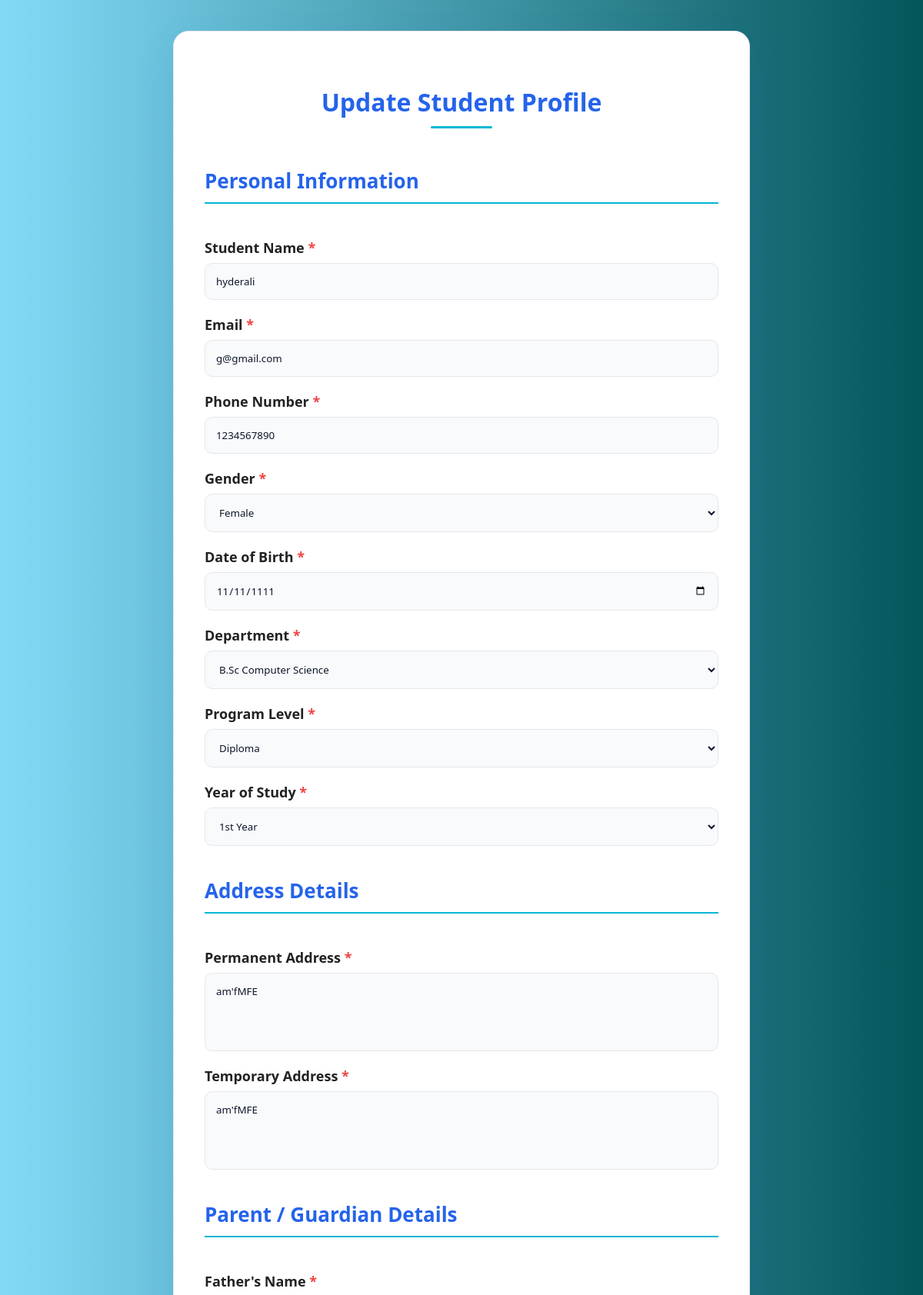
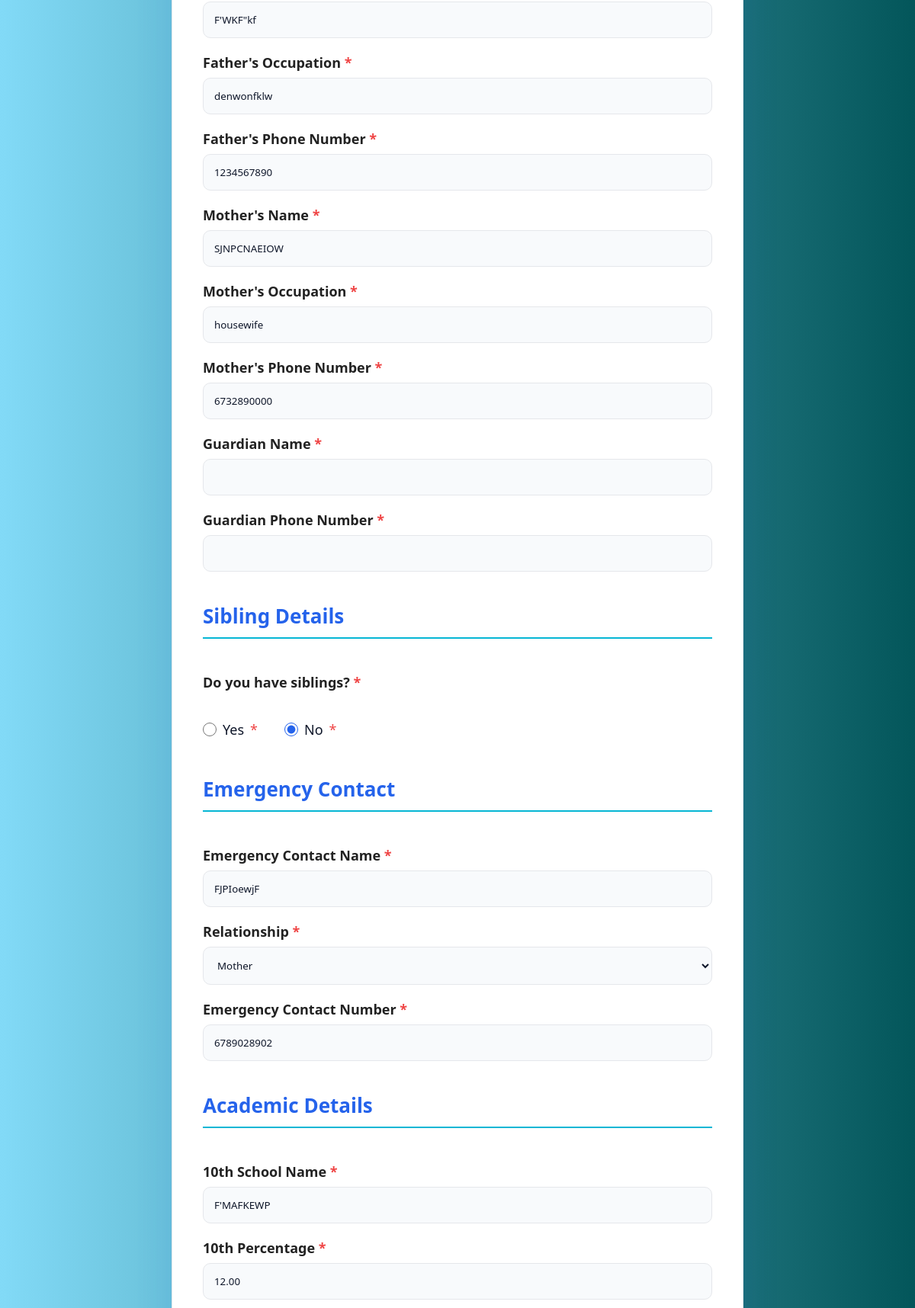
The page /update_student.php (signed in, upper part) on the database its author committed (2 pictures, top to bottom).
### tables this page shows
CREATE TABLE `students` (
  `student_id` int(11) NOT NULL,
  `student_name` varchar(100) NOT NULL,
  `register_number` varchar(30) NOT NULL,
  `email` varchar(100) NOT NULL,
  `phone` varchar(15) NOT NULL,
  `gender_id` int(11) NOT NULL,
  `date_of_birth` date NOT NULL,
  `department_id` int(11) NOT NULL,
  `year_id` int(11) NOT NULL,
  `class_id` int(11) DEFAULT NULL,
  `created_at` timestamp NOT NULL DEFAULT current_timestamp(),
  `program_level_id` int(11) NOT NULL
);

CREATE TABLE `genders` (
  `gender_id` int(11) NOT NULL,
  `gender_name` varchar(20) NOT NULL
);

CREATE TABLE `departments` (
  `department_id` int(11) NOT NULL,
  `department_name` varchar(100) NOT NULL,
  `program_level` enum('UG','PG','Diploma','PhD') NOT NULL DEFAULT 'UG'
);

CREATE TABLE `program_levels` (
  `program_level_id` int(11) NOT NULL,
  `program_level_name` varchar(50) NOT NULL
);

CREATE TABLE `years` (
  `year_id` int(11) NOT NULL,
  `year_name` varchar(30) NOT NULL
);

CREATE TABLE `student_addresses` (
  `address_id` int(11) NOT NULL,
  `student_id` int(11) NOT NULL,
  `permanent_address` text NOT NULL,
  `temporary_address` text DEFAULT NULL
);

CREATE TABLE `family_details` (
  `family_id` int(11) NOT NULL,
  `student_id` int(11) NOT NULL,
  `relationship_type_id` int(11) NOT NULL,
  `name` varchar(100) NOT NULL,
  `occupation` varchar(100) DEFAULT NULL,
  `phone` varchar(15) NOT NULL
);

CREATE TABLE `emergency_contacts` (
  `emergency_id` int(11) NOT NULL,
  `student_id` int(11) NOT NULL,
  `emergency_name` varchar(100) NOT NULL,
  `relationship_type_id` int(11) NOT NULL,
  `emergency_phone` varchar(15) NOT NULL
);

CREATE TABLE `relationship_types` (
  `relationship_type_id` int(11) NOT NULL,
  `relationship_name` varchar(50) NOT NULL
);

CREATE TABLE `academic_details` (
  `academic_id` int(11) NOT NULL,
  `student_id` int(11) NOT NULL,
  `qualification_id` int(11) NOT NULL,
  `school_name` varchar(150) NOT NULL,
  `percentage` decimal(5,2) NOT NULL,
  `board_id` int(11) NOT NULL
);

### update_student.php (the view, shortened to what this page needs)
<?php
require "database.php";
$student_id = $_SESSION["student_id"];
$stmt = mysqli_prepare(
    $conn,
    "SELECT *
     FROM students
     WHERE student_id=?"
);
mysqli_stmt_bind_param($stmt,"i",$student_id);
mysqli_stmt_execute($stmt);
$result = mysqli_stmt_get_result($stmt);
$student = mysqli_fetch_assoc($result);
$stmt = mysqli_prepare(
    $conn,
    "SELECT *
     FROM student_addresses
     WHERE student_id=?"
);
mysqli_stmt_bind_param($stmt,"i",$student_id);
mysqli_stmt_execute($stmt);
$result = mysqli_stmt_get_result($stmt);
$address = mysqli_fetch_assoc($result);
$family = [];
$stmt = mysqli_prepare(
    $conn,
    "SELECT *
     FROM family_details
     WHERE student_id=?"
);
mysqli_stmt_bind_param($stmt,"i",$student_id);
mysqli_stmt_execute($stmt);
$result = mysqli_stmt_get_result($stmt);
while($row = mysqli_fetch_assoc($result)){
    $family[$row["relationship_type_id"]] = $row;
}
$stmt = mysqli_prepare(
    $conn,
    "SELECT *
     FROM emergency_contacts
     WHERE student_id=?"
);
mysqli_stmt_bind_param($stmt,"i",$student_id);
mysqli_stmt_execute($stmt);
$result = mysqli_stmt_get_result($stmt);
$emergency = mysqli_fetch_assoc($result);
$academic = [];
$stmt = mysqli_prepare(
    $conn,
    "SELECT *
     FROM academic_details
     WHERE student_id=?"
);
mysqli_stmt_bind_param($stmt,"i",$student_id);
mysqli_stmt_execute($stmt);
$result = mysqli_stmt_get_result($stmt);
while($row = mysqli_fetch_assoc($result)){
    $academic[$row["qualification_id"]] = $row;
}
$siblings = [];
?>
<!DOCTYPE html>
<html lang="en">
<head>
<link rel="stylesheet" href="style.css">
<link rel="stylesheet"
href="https://cdnjs.cloudflare.com/ajax/libs/font-awesome/6.7.2/css/all.min.css">
</head>
<body>
<div class="container">
<h1>Update Student Profile</h1>
<form method="POST" enctype="multipart/form-data">
<h2 class="form-section">
Personal Information
</h2>
<label>Student Name</label>
<input
type="text"
name="student_name"
value="<?php echo htmlspecialchars($student["student_name"]); ?>"
required>
<label>Email</label>
<input
type="email"
name="email"
value="<?php echo htmlspecialchars($student["email"]); ?>"
required>
<label>Phone Number</label>
<input
type="text"
name="phone"
value="<?php echo htmlspecialchars($student["phone"]); ?>"
required>
<label>Gender</label>
<select
name="gender"
required>
<?php
$result = mysqli_query(
$conn,
"SELECT * FROM genders"
);
while($row=mysqli_fetch_assoc($result)){
?>
<option
value="<?php echo $row["gender_id"]; ?>"
<?php
if($student["gender_id"]==$row["gender_id"])
echo "selected";
?>
>
<?php echo $row["gender_name"]; ?>
</option>
<?php
}
?>
</select>
<label>Date of Birth</label>
<input
type="date"
name="date_of_birth"
value="<?php echo $student["date_of_birth"]; ?>"
required>
<label>Department</label>
<select
name="department"
required>
<?php
$result = mysqli_query(
$conn,
"SELECT * FROM departments"
);
while($row=mysqli_fetch_assoc($result)){
?>
<option
value="<?php echo $row["department_id"]; ?>"
<?php
if($student["department_id"]==$row["department_id"])
echo "selected";
?>
>
<?php echo $row["department_name"]; ?>
</option>
<?php
}
?>
</select>
<label>Program Level</label>
<select
name="program_level"
required>
<?php
$result = mysqli_query(
    $conn,
    "SELECT * FROM program_levels"
);
while($row = mysqli_fetch_assoc($result)){
?>
<option
value="<?php echo $row["program_level_id"]; ?>"
<?php
if($student["program_level_id"] == $row["program_level_id"])
echo "selected";
?>
>
<?php echo htmlspecialchars($row["program_level_name"]); ?>
</option>
<?php
}
?>
</select>
<label>Year of Study</label>
<select
name="year_of_study"
required>
<?php
$result = mysqli_query(
$conn,
"SELECT * FROM years"
);
while($row=mysqli_fetch_assoc($result)){
?>
<option
value="<?php echo $row["year_id"]; ?>"
<?php
if($student["year_id"]==$row["year_id"])
echo "selected";
?>
>
<?php echo $row["year_name"]; ?>
</option>
<?php
}
?>
</select>
<h2 class="form-section">
Address Details
</h2>
<label>Permanent Address</label>
<textarea
name="address"
rows="4"
required><?php echo htmlspecialchars($address["permanent_address"]); ?></textarea>
<label>Temporary Address</label>
<textarea
name="temporary_address"
rows="4"><?php echo htmlspecialchars($address["temporary_address"]); ?></textarea>
<h2 class="form-section">
Parent / Guardian Details
</h2>
<label>Father's Name</label>
<input
type="text"
name="father_name"
value="<?php echo htmlspecialchars($family[1]["name"] ?? ""); ?>"
required>
<label>Father's Occupation</label>
<input
type="text"
name="father_occupation"
value="<?php echo htmlspecialchars($family[1]["occupation"] ?? ""); ?>"
required>
<label>Father's Phone Number</label>
<input
type="text"
name="father_phone"
value="<?php echo htmlspecialchars($family[1]["phone"] ?? ""); ?>"
required>
<label>Mother's Name</label>
<input
type="text"
name="mother_name"
value="<?php echo htmlspecialchars($family[2]["name"] ?? ""); ?>"
required>
<label>Mother's Occupation</label>
<input
type="text"
name="mother_occupation"
value="<?php echo htmlspecialchars($family[2]["occupation"] ?? ""); ?>"
required>
<label>Mother's Phone Number</label>
<input
type="text"
name="mother_phone"
value="<?php echo htmlspecialchars($family[2]["phone"] ?? ""); ?>"
required>
<label>Guardian Name</label>
<input
type="text"
name="guardian_name"
value="<?php echo htmlspecialchars($family[3]["name"] ?? ""); ?>">
<label>Guardian Phone Number</label>
<input
type="text"
name="guardian_phone"
value="<?php echo htmlspecialchars($family[3]["phone"] ?? ""); ?>">
<h2 class="form-section">
Sibling Details
</h2>
<label>Do you have siblings?</label>
<div class="gender">
<label>
<input
type="radio"
name="has_siblings"
id="siblings_yes"
value="Yes"
<?php if(count($siblings)>0) echo "checked"; ?>
onclick="toggleSiblingSection()">
Yes
</label>
<label>
<input
type="radio"
name="has_siblings"
id="siblings_no"
value="No"
<?php if(count($siblings)==0) echo "checked"; ?>
onclick="toggleSiblingSection()">
No
</label>
</div>
<h2 class="form-section">
Emergency Contact
</h2>
<label>Emergency Contact Name</label>
<input
type="text"
name="emergency_name"
value="<?php echo htmlspecialchars($emergency["emergency_name"] ?? ""); ?>"
required>
<label>Relationship</label>
<select name="relationship" required>
<?php
$result = mysqli_query($conn,"SELECT * FROM relationship_types");
while($row = mysqli_fetch_assoc($result)){
?>
<option
value="<?php echo $row["relationship_type_id"]; ?>"
<?php
if(($emergency["relationship_type_id"] ?? "") == $row["relationship_type_id"])
echo "selected";
?>
>
<?php echo htmlspecialchars($row["relationship_name"]); ?>
</option>
<?php
}
?>
</select>
<label>Emergency Contact Number</label>
<input
type="text"
name="emergency_phone"
value="<?php echo htmlspecialchars($emergency["emergency_phone"] ?? ""); ?>"
required>
<h2 class="form-section">
Academic Details
</h2>
<label>10th School Name</label>
<input
type="text"
name="tenth_school"
value="<?php echo htmlspecialchars($academic[1]["school_name"] ?? ""); ?>"
required>
<label>10th Percentage</label>
<input
type="number"
step="0.01"
name="tenth_marks"
value="<?php echo htmlspecialchars($academic[1]["percentage"] ?? ""); ?>"
required>
</form>
</div>
</body>
</html>

### style.css (style rules this page uses)
* { margin:0; padding:0; box-sizing:border-box; font-family:'Segoe UI', Tahoma, Geneva, Verdana, sans-serif; }
body { min-height:100vh; display:flex; justify-content:center; align-items:center; padding:40px; background:linear-gradient( to right, #82daf7, #03565a ); }
.container { width:100%; max-width:750px; background:#FFFFFF; border-radius:20px; padding:40px; border:1px solid #E5E7EB; box-shadow:0 20px 50px rgba(37,99,235,0.12); transition:0.3s ease; }
form { display:flex; flex-direction:column; }
h1 { text-align:center; font-size:32px; color:#2563EB; margin-bottom:10px; }
h1::after { content:""; display:block; width:80px; height:3px; background:#06B6D4; margin:10px auto; border-radius:10px; }
label { margin-top:15px; margin-bottom:6px; color:#0F172A; font-weight:600; }
input, select, textarea { width:100%; padding:14px; border-radius:10px; border:1px solid #E5E7EB; background:#F8FAFC; color:#0F172A; outline:none; transition:0.3s; }
input::placeholder, textarea::placeholder { color:#94A3B8; }
textarea { resize:none; }
.gender { display:flex; gap:35px; margin-top:10px; }
.gender label { display:flex; align-items:center; gap:8px; font-size:18px; font-weight:500; color:#0F172A; cursor:pointer; }
.gender input { accent-color:#2563EB; width:18px; height:18px; }
label { display:block; margin-top:20px; margin-bottom:8px; font-size:18px; font-weight:600; color:#222; }
.form-section { margin-top:40px; margin-bottom:25px; padding-bottom:10px; color:#2563EB; font-size:26px; font-weight:700; border-bottom:2px solid #06B6D4; }
input[type="number"] { appearance:textfield; }
textarea { min-height:100px; }
select { cursor:pointer; }
label::after { content:" *"; color:#EF4444; }
.form-section:first-of-type { margin-top:10px; }
input, select, textarea { transition:.3s ease; }
.container { position:relative; }
.container h1 { text-align:center; margin-top:30px; margin-bottom:40px; }

### rows shown on the page
students: student_name "hyderali", email "g@gmail.com", phone "1234567890", gender "Female", date_of_birth "11/11/1111", department "B.Sc Computer Science", program_level "Diploma", year_of_study "1st Year"
student_addresses: address "am'fMFE", temporary_address "am'fMFE"
family_details: father_name "F'WKF\"kf", father_occupation "denwonfklw", father_phone "1234567890"
family_details: mother_name "SJNPCNAEIOW", mother_occupation "housewife", mother_phone "6732890000"
emergency_contacts: emergency_name "FJPIoewjF", relationship "Mother", emergency_phone "6789028902"
academic_details: tenth_school "F'MAFKEWP", tenth_marks "12.00"
